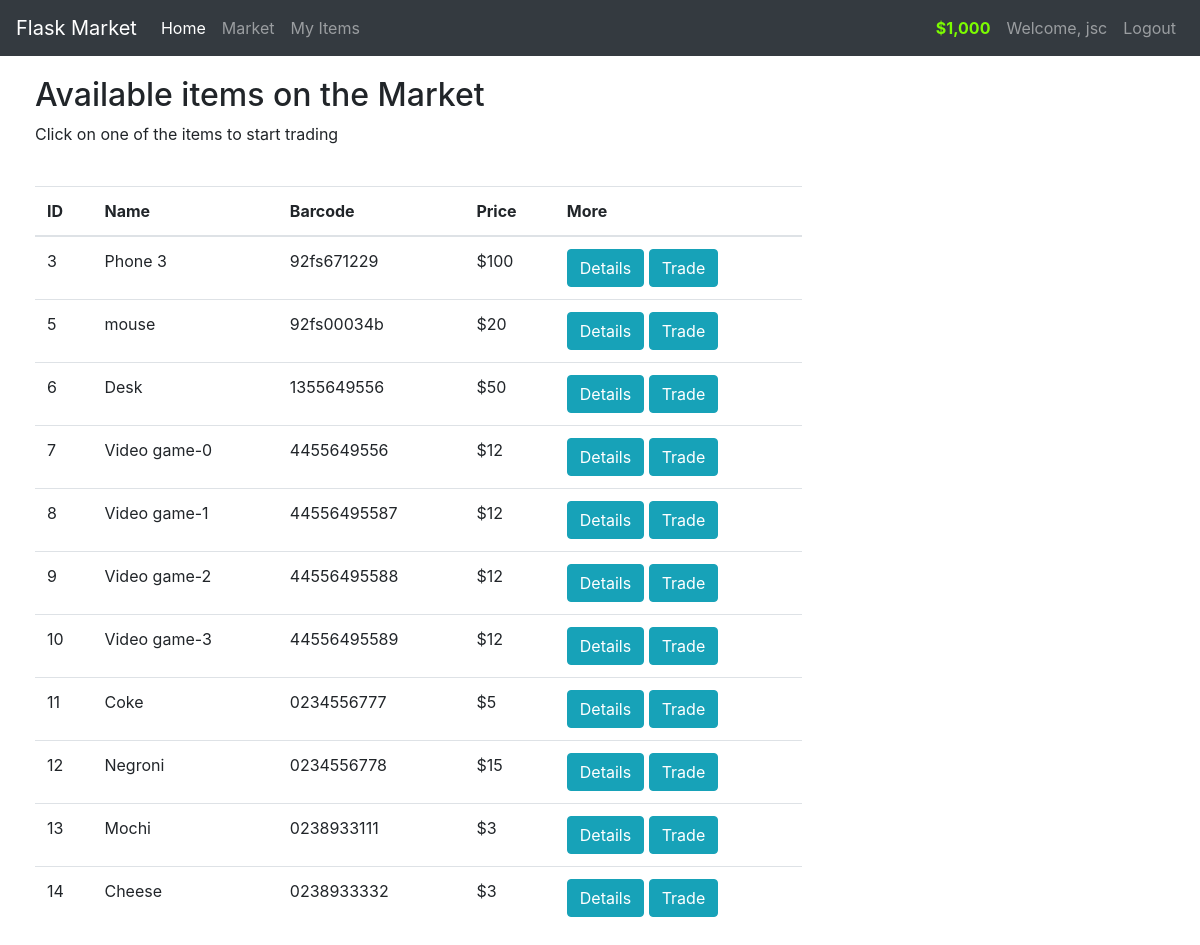
The app's page /market (signed in) with its own data.
### market/models.py (models this page shows, shortened)
class User(db.Model, UserMixin):
    id = db.Column(db.Integer(), primary_key=True)
    username = db.Column(db.String(length=30), nullable=False, unique=True)
    email_address = db.Column(db.String(length=50), nullable=False, unique=True)
    password_hash = db.Column(db.String(length=60), nullable=False)
    budget = db.Column(db.Integer(), nullable=False, default=1000)
    items = db.relationship('Item', backref='owned_user', lazy=True)
    @property
    def prettier_budget(self):
        if len(str(self.budget)) >= 4:
            return f'${str(self.budget)[:-3]},{str(self.budget)[-3:]}'
        else:
            return f"${self.budget}"
    @property
    def password(self):
        return self.password

class Item(db.Model):
    id = db.Column(db.Integer(), primary_key=True)
    name = db.Column(db.String(length=30), nullable=False)
    price = db.Column(db.Integer(), nullable=False)
    barcode = db.Column(db.String(length=12), nullable=False, unique=True)
    description = db.Column(db.String(length=1024), nullable=False)
    owner = db.Column(db.Integer(), db.ForeignKey('user.id'))

### market/routes.py (the view, shortened to what this page needs)
@app.route('/market', methods=['GET', 'POST'])
@login_required
def market_page():
    purchase_form = PurchaseItemForm()
    if request.method == "GET":
        items = Item.query.filter_by(owner=None)
        return render_template('market.html', items=items, purchase_form=purchase_form)

### market/models.py (called while the page is built)
@login_manager.user_loader
def load_user(user_id):
    return User.query.get(int(user_id))

### market/templates/market.html (shortened to what this page needs)
{% extends 'base.html' %}
{% block content %}
<div class="row" style="margin-top:20px; margin-left:20px">
    <div class="col-8">
        <h2>Available items on the Market</h2>
        <p>Click on one of the items to start trading</p>
        <br>
        <table class="table table-hover">
            <thead>
                <tr>
                    <th scope="col">ID</th>
                    <th scope="col">Name</th>
                    <th scope="col">Barcode</th>
                    <th scope="col">Price</th>
                    <th scope="col">More</th>
                </tr>
            </thead>
            <tbody>
                {% for item in items %}
                <tr>
                    <td>{{ item.id }}</td>
                    <td>{{ item.name }}</td>
                    <td>{{ item.barcode }}</td>
                    <td>${{ item.price }}</td>
                    <td>
                        <button class="btn btn-outline btn-info" data-toggle="modal"
                            data-target="#Modal-MoreInfo-{{ item.id }}">Details</button>
                        <button class="btn btn-outline btn-info" data-toggle="modal"
                            data-target="#Modal-PurchaseConfirm-{{ item.id }}">Trade</button>
                    </td>
                </tr>
                {% endfor %}
            </tbody>
        </table>
    </div>
</div>
{% endblock %}

### market/templates/base.html (shortened to what this page needs)
<!doctype html>
<html lang="en">
<head>
    <link rel="stylesheet" href="https://cdn.jsdelivr.net/npm/bootstrap@4.5.3/dist/css/bootstrap.min.css"
>
</head>
<body>
    <nav class="navbar navbar-expand-md navbar-dark bg-dark">
        <a class="navbar-brand" href="#">Flask Market</a>
        <div class="collapse navbar-collapse" id="navbarNav">
            <ul class="navbar-nav mr-auto">
                <li class="nav-item active">
                    <a class="nav-link" href="{{ url_for('home_page') }}">Home </a>
                </li>
                <li class="nav-item">
                    <a class="nav-link" href="{{ url_for('market_page') }}">Market</a>
                </li>
                <li class="nav-item">
                    <a class="nav-link" href="{{ url_for('items_page') }}">My Items</a>
                </li>
            </ul>
            {% if current_user.is_authenticated %}
            <ul class="navbar-nav">
                <li class="nav-item">
                    <a class="nav-link" style="color: lawngreen; font-weight: bold">
                        {{ current_user.prettier_budget }}
                    </a>
                </li>
                <li class="nav-item">
                    <a class="nav-link">Welcome, {{ current_user.username }}</a>
                </li>
                <li class="nav-item">
                    <a class="nav-link" href="{{ url_for('logout_page') }}">Logout</a>
                </li>
            </ul>
            {% endif %}
        </div>
    </nav>
    {% block content %}
    {% endblock %}
</body>
</html>

### records on screen
User: prettier_budget "$1,000", username "jsc"
Item: id "3", name "Phone 3", barcode "92fs671229", price "100"
Item: id "5", name "mouse", barcode "92fs00034b", price "20"
Item: id "6", name "Desk", barcode "1355649556", price "50"
Item: id "7", name "Video game-0", barcode "4455649556", price "12"
Item: id "8", name "Video game-1", barcode "44556495587", price "12"
Item: id "9", name "Video game-2", barcode "44556495588", price "12"
Item: id "10", name "Video game-3", barcode "44556495589", price "12"
Item: id "11", name "Coke", barcode "0234556777", price "5"
Item: id "12", name "Negroni", barcode "0234556778", price "15"
Item: id "13", name "Mochi", barcode "0238933111", price "3"
Item: id "14", name "Cheese", barcode "0238933332", price "3"
